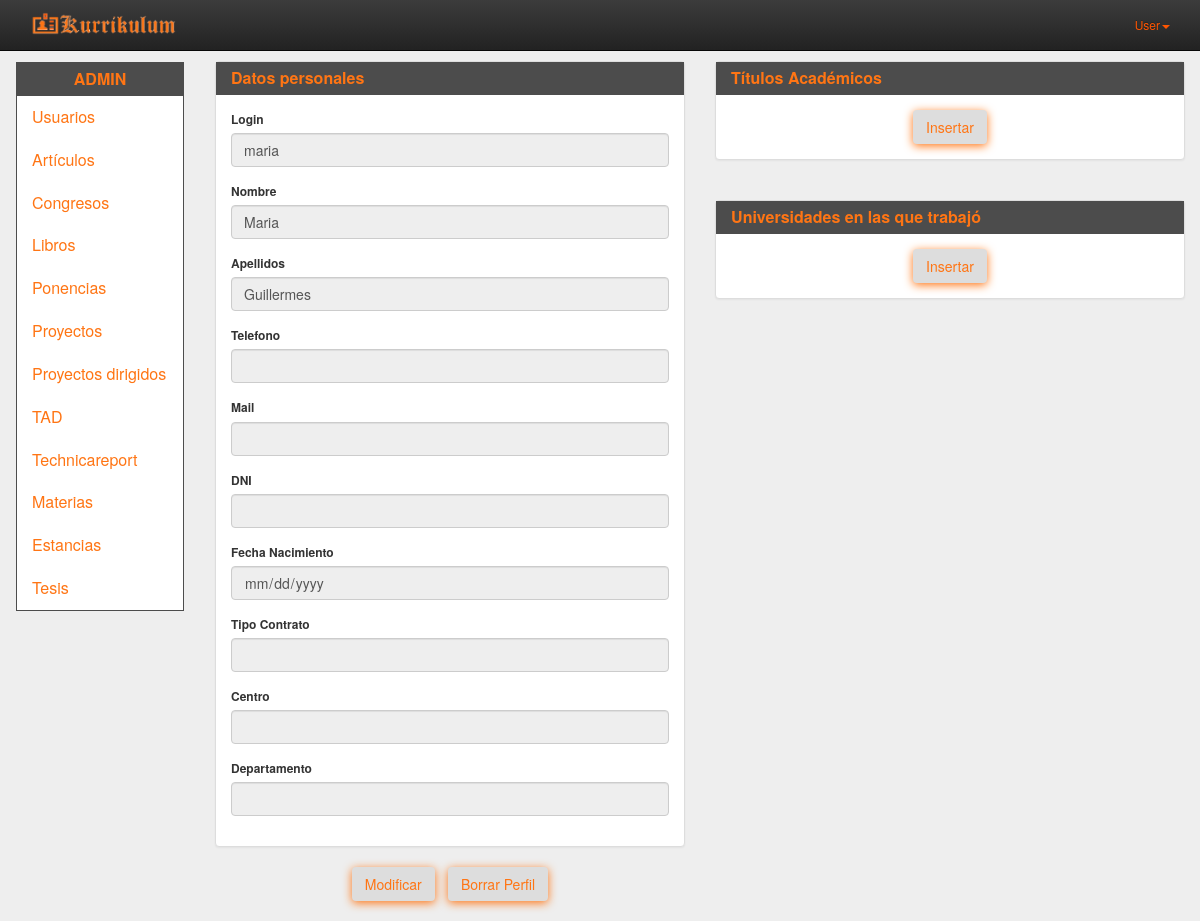
/index.php?controlador=Usuarios&evento=consultarDetalleUsuario&LoginU=maria (signed in), run on the app's committed database.
### tables this page shows
CREATE TABLE IF NOT EXISTS `usuario` (
  `LoginU` varchar(15)COLLATE latin1_spanish_ci NOT NULL ,
  `PasswordU` varchar(32)COLLATE latin1_spanish_ci NOT NULL ,
  `NombreU` varchar(15)COLLATE latin1_spanish_ci NOT NULL ,
  `ApellidosU` varchar(30)COLLATE latin1_spanish_ci NOT NULL ,
  `Telefono` varchar(15)COLLATE latin1_spanish_ci NOT NULL ,
  `Mail` varchar(100)COLLATE latin1_spanish_ci NOT NULL ,
  `DNI` varchar(10)COLLATE latin1_spanish_ci NOT NULL ,
  `FechaNacimiento` date NOT NULL,
  `TipoContrato` varchar(40)COLLATE latin1_spanish_ci NOT NULL ,
  `Centro` varchar(100)COLLATE latin1_spanish_ci NOT NULL ,
  `Departamento` varchar(100)COLLATE latin1_spanish_ci NOT NULL ,
  `TipoUsuario` enum('U','A') NOT NULL default 'U',
   PRIMARY KEY (`LoginU`)
);

### Model/Usuarios.php (called while the page is built, shortened)
<?php
class Usuarios{
    function ConectarBD()
    {
        $this->mysqli = new mysqli("localhost", "docente", "docente", "datos_curriculares");
    }
    public function consultarUsuario($Login){
        $sql = $this->mysqli->query("SELECT * FROM usuario WHERE LoginU = '$Login'") or die( mysqli_error($this->mysqli));
        return $sql;
    }
}
?>

### View/Usuario/consultarDetalleUsuarioAdmin.php (the view, shortened to what this page needs)
<?php
require_once 'View/Structure/Header.php';
require_once 'View/Structure/Nav.php';
?>
<div class="container-fluid">
    <div class="row">
        <?php
        require_once 'View/Structure/Sidebar.php';
        ?>
        <div class="col-md-10">
            <div class="row">
                <div class="col-lg-6 margin-botom20">
                    <div class="panel panel-default">
                        <div class="tdTitulo">
                            Datos personales
                        </div>
                        <?php
                        $rows = $_SESSION["ConsultarU"];
                        foreach ($rows as $row) {
                        ?>
                        <div class="panel-body">
                            <div class="form-group">
                                <label class="control-label" for="LoginU">Login</label>
                                <input id="LoginU" name="LoginU" type="text" class="form-control" value="<?php echo $row['LoginU']; ?>" disabled>
                            </div>
                            <div class="form-group">
                                <label class="control-label" for="NombreU">Nombre</label>
                                <input id="NombreU" name="NombreU" type="text" class="form-control" value="<?php echo $row['NombreU']; ?>" disabled>
                            </div>
                            <div class="form-group">
                                <label class="control-label" for="ApellidosU">Apellidos</label>
                                <input id="ApellidosU" name="ApellidosU" type="text" class="form-control" value="<?php echo $row['ApellidosU']; ?>" disabled>
                            </div>
                            <div class="form-group">
                                <label class="control-label" for="Telefono">Telefono</label>
                                <input id="Telefono" name="Telefono" type="tel" class="form-control" value="<?php echo $row['Telefono']; ?>" disabled>
                            </div>
                            <div class="form-group">
                                <label class="control-label" for="Mail">Mail</label>
                                <input id="Mail" name="Mail" type="email" class="form-control" value="<?php echo $row['Mail']; ?>" disabled>
                            </div>
                            <div class="form-group">
                                <label class="control-label" for="DNI">DNI</label>
                                <input id="DNI" name="DNI" type="text" class="form-control" value="<?php echo $row['DNI']; ?>" disabled>
                            </div>
                            <div class="form-group">
                                <label class="control-label" for="FechaNacimiento">Fecha Nacimiento</label>
                                <input id="FechaNacimiento" name="FechaNacimiento" type="date" class="form-control" value="<?php echo $row['FechaNacimiento']; ?>" disabled>
                            </div>
                            <div class="form-group">
                                <label class="control-label" for="TipoContratoU">Tipo Contrato</label>
                                <input id="TipoContratoU" name="TipoContratoU" type="text" class="form-control" value="<?php echo $row['TipoContrato']; ?>" disabled>
                            </div>
                            <div class="form-group">
                                <label class="control-label" for="CentroU">Centro</label>
                                <input id="CentroU" name="CentroU" type="text" class="form-control" value="<?php echo $row['Centro']; ?>" disabled>
                            </div>
                            <div class="form-group">
                                <label class="control-label" for="DepartamentoU">Departamento</label>
                                <input id="DepartamentoU" name="DepartamentoU" type="text" class="form-control" value="<?php echo $row['Departamento']; ?>" disabled>
                            </div>
                        </div>
                        <?php
                        }
                        ?>
                    </div>
                    <div class="text-center">
                        <form name="formBorrarPerfil" id="formBorrarPerfil" action="index.php" method="get">
                            <button type="button" class="btn btn-orange" onclick="window.location.href='index.php?controlador=Usuarios&evento=paginaModificarUsuario'">
                                Modificar
                            </button>
                            <button type="button" class="btn btn-orange" onClick="abrirConfirmBorrarPerfil('formBorrarPerfil', '<?php echo $row['NombreU']." ".$row['ApellidosU']; ?>');">
                                Borrar Perfil
                            </button>
                        </form>
                    </div>
                </div>
                <div class="col-lg-6">
                    <div class="row margin-botom20">
                        <div class="col-xs-12">
                            <div class="panel panel-default">
                                <div class="tdTitulo">
                                    Títulos Académicos
                                </div>
                                <div class="panel-body">
                                    <div class="text-center">
                                        <a class="btn btn-orange" href="index.php?controlador=Usuarios&evento=insertarTituloAcademico">
                                            Insertar
                                        </a>
                                    </div>
                                </div>
                            </div>
                        </div>
                    </div>
                    <div class="row margin-botom20">
                        <div class="col-xs-12">
                            <div class="panel panel-default">
                                <div class="tdTitulo">
                                    Universidades en las que trabajó
                                </div>
                                <div class="panel-body">
                                    <div class="text-center">
                                        <a class="btn btn-orange" href="index.php?controlador=Usuarios&evento=insertarUniversidad">
                                            Insertar
                                        </a>
                                    </div>
                                </div>
                            </div>
                        </div>
                    </div>
                </div>
            </div>
        </div>
    </div>
</div>
<?php
require_once 'View/Structure/Footer.php';
?>

### data on the page
usuario: LoginU "maria", NombreU "Maria", ApellidosU "Guillermes"

### other printed values
$loginU "ADMIN"
